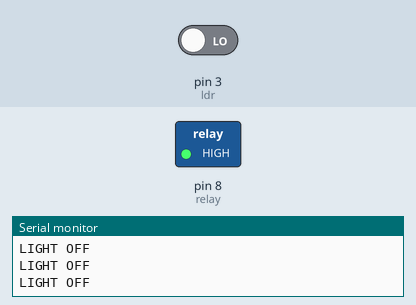
This sketch was run on a simulated Arduino Uno, built with avr-gcc and run on an emulated ATmega328P. Shown: switched loads named in the sketch (green lamp = pin HIGH), the last lines printed to the serial monitor. The inputs (shaded band) are chosen by the test bench; at power-on: pin 3 (ldr) LOW.

Above: at 2.8 s.
2.9 s: pin 3 (ldr) driven HIGH
At 3.6 s:
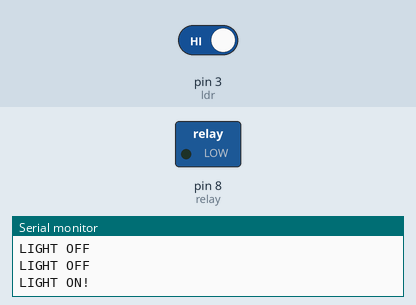
4.5 s: pin 3 (ldr) driven LOW
At 6.3 s:
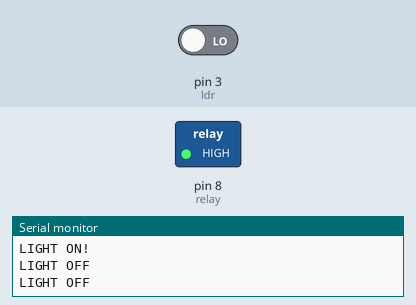
Timing chart, 0 to 7.8 s (numbered marks = the images above; inputs shaded):
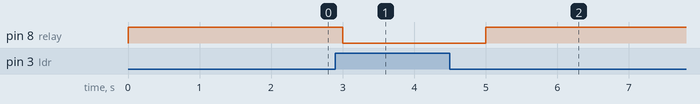

The sketch:

ldr_relay.ino
```cpp
int state;
int ldr = 3;
int relay = 8;

void setup(){
  pinMode(ldr,INPUT);
  pinMode(relay,OUTPUT);
  Serial.begin(9600);
  digitalWrite(relay,HIGH);
 }
void loop(){
  state=digitalRead(ldr);
  if (state==1){
   digitalWrite(relay,LOW);
   Serial.println("LIGHT ON!");
   delay(1000);
  }
  else{
   digitalWrite(relay,HIGH);

   Serial.println("LIGHT OFF ");
   delay(1000);
  }
}
```

Measured:
- after the input at 2.9 s, pin 8 (relay): HIGH → LOW after 0.10 s
- after the input at 4.5 s, pin 8 (relay): LOW → HIGH after 0.50 s
